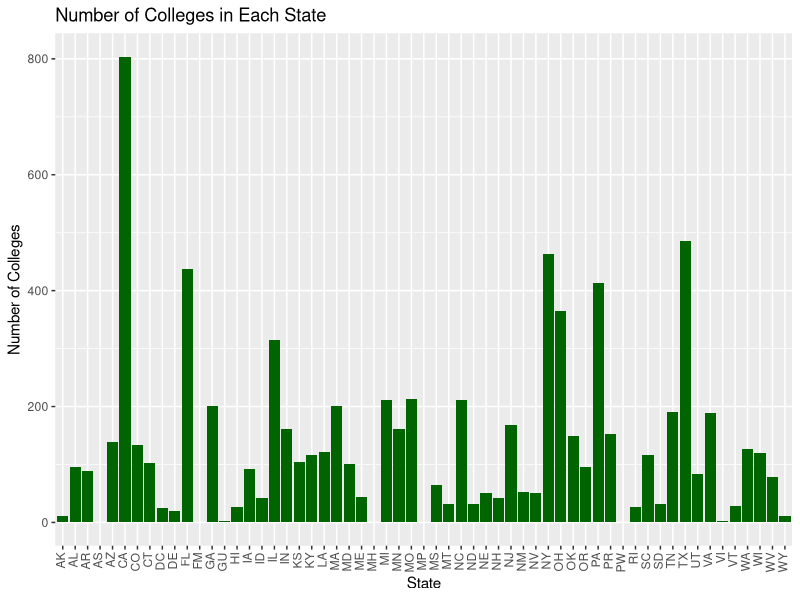

Recreate this plot in R. (Note: this script raises an error after producing the figure.)
data13_14 <- read.csv('./data/CSC13_14.csv')
library(ggplot2)
#Based on the latest data set, from 2013-2014:
#The number of colleges does not change year to year.  This is a plot of how many colleges are in each state.

###### 2013-2014
collegeFreq <- ggplot(data13_14, aes(x=STABBR)) + geom_bar(fill="dark green") + 
  theme(axis.text.x = element_text(angle = 90, hjust = 1, vjust=.25)) + 
  ggtitle('Number of Colleges in Each State') + 
  xlab('State') + ylab('Number of Colleges')
#The state with the most 4 year colleges is California. 
#Top 10 states with the most amount of colleges is:
x <- order(summary(data13_14$STABBR), decreasing=T)
schoolcount<- summary(data13_14$STABBR)[x][1:10]
save(schoolcount, file='../data/college-frequency.RData')

png('./images/college-frequency.png')
collegeFreq
dev.off()

#Above average SAT Math score vs count
data13_14$SATMT75 <- as.numeric(as.character(data13_14$SATMT75))

Gp1 = data13_14[which(data13_14$SATMT75 >= 590 & data13_14$SATMT75 <= 660),]
Gp2 = data13_14[which(data13_14$SATMT75 > 660 & data13_14$SATMT75 <= 730),]
Gp3 = data13_14[which(data13_14$SATMT75 > 730 & data13_14$SATMT75 <= 800),]

SATdf <- data.frame(SATscore = c("590-660", "661-730", "730-800"),
                    counts = c(NROW(Gp1), NROW(Gp2), NROW(Gp3)))
SATplot <- ggplot(data = SATdf, aes(x = SATscore, y = counts)) + 
  geom_bar(stat = "identity",  fill="steelblue", width=0.5) + 
  ggtitle("Above average SAT Math score vs count 2013-2014")

png('./images/above-average-SAT-13-14.png')
SATplot
dev.off()


#Above average ACT score vs count
data13_14$ACTMT75 <- as.numeric(as.character(data13_14$ACTMT75))

Grp1 = data13_14[which(data13_14$ACTMT75 >= 25 & data13_14$ACTMT75 <= 28),]
Grp2 = data13_14[which(data13_14$ACTMT75 > 28 & data13_14$ACTMT75 <= 31),]
Grp3 = data13_14[which(data13_14$ACTMT75 > 31 & data13_14$ACTMT75 <= 34),]
Grp4 = data13_14[which(data13_14$ACTMT75 > 34 & data13_14$ACTMT75 <= 36),]

ACTdf <- data.frame(ACTscore = c("25-28", "28-31", "31-34", "34-36"),
                    count = c(NROW(Grp1), NROW(Grp2), NROW(Grp3), NROW(Grp4)))
ACTplot <- ggplot(data = ACTdf, aes(x = ACTscore, y = count)) + 
  geom_bar(stat = "identity",  fill="pink", width=0.5) +
  ggtitle("Above average ACT score vs count 2013-2014")
  
png('./images/above-average-ACT-13-14.png')
ACTplot
dev.off()
